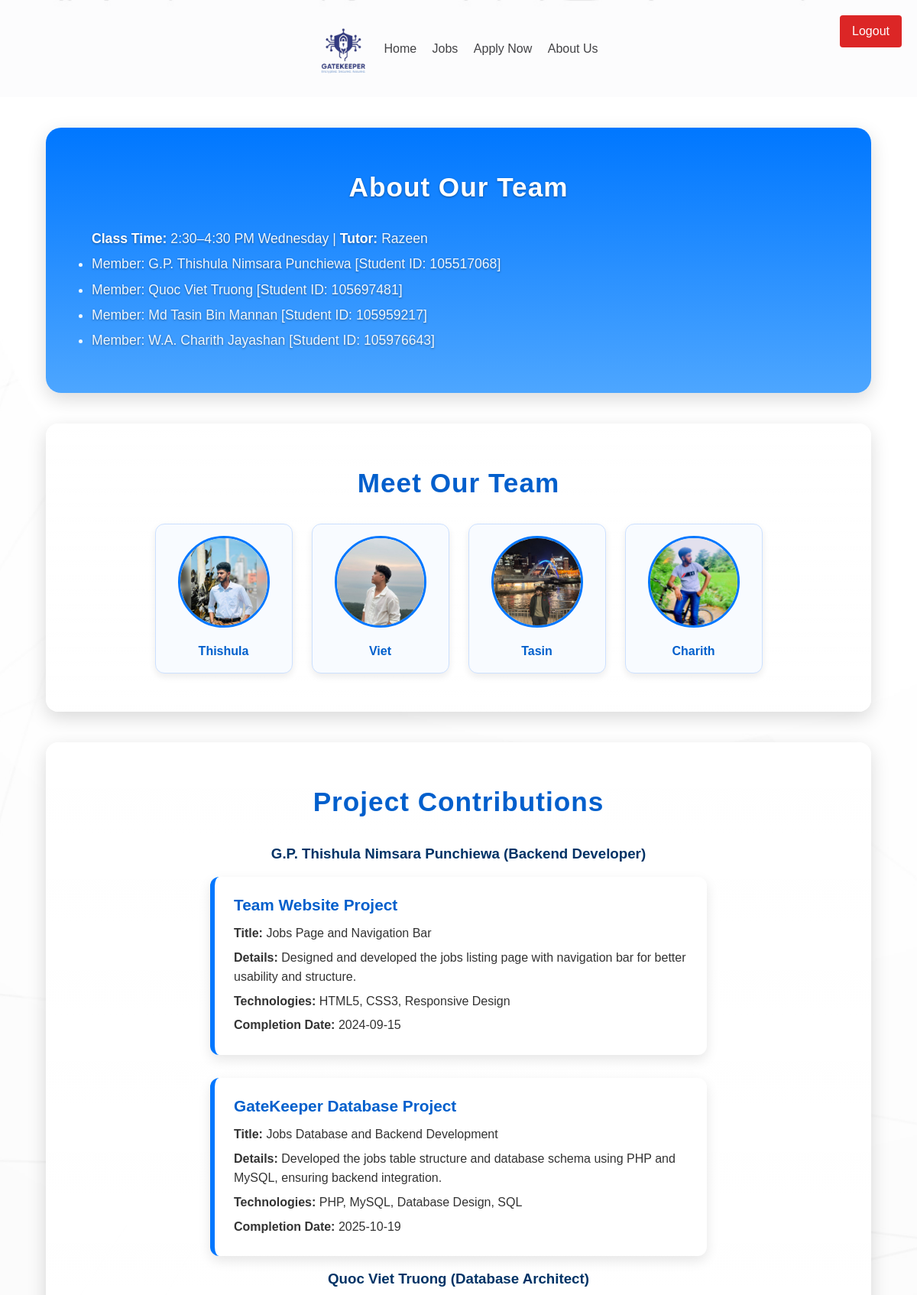
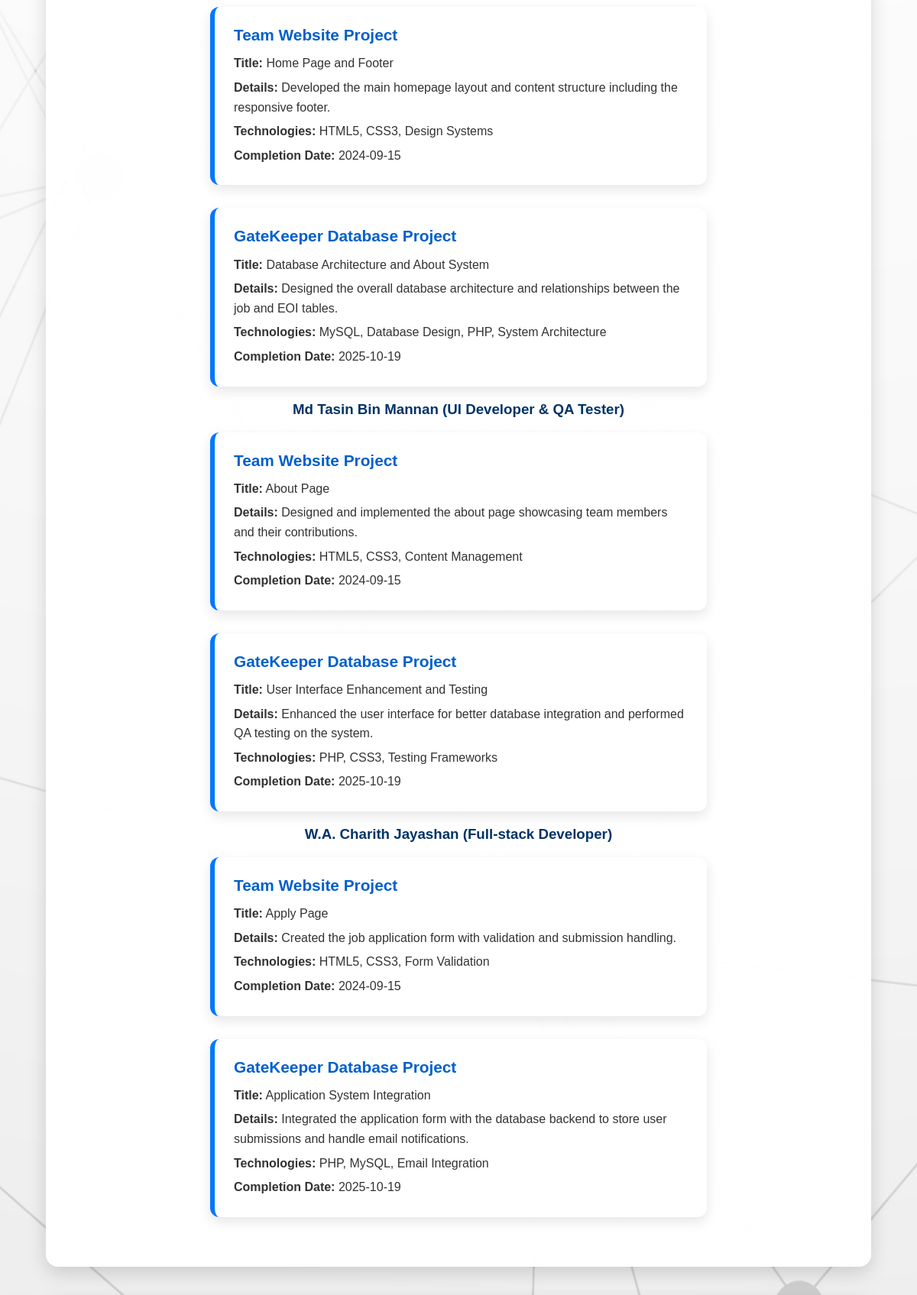
Page /about.php (upper part) on the committed database (2 pictures, top to bottom).
### tables this page shows
CREATE TABLE `about` (
  `member_id` int(11) NOT NULL,
  `full_name` varchar(100) NOT NULL,
  `short_name` varchar(50) NOT NULL,
  `student_id` varchar(20) NOT NULL,
  `image_path` varchar(255) NOT NULL,
  `class_time` varchar(100) NOT NULL,
  `tutor_name` varchar(100) NOT NULL,
  `project_number` int(11) NOT NULL,
  `project_name` varchar(100) NOT NULL,
  `contribution_title` varchar(150) NOT NULL,
  `contribution_details` text NOT NULL,
  `role` varchar(100) NOT NULL,
  `technologies_used` varchar(255) NOT NULL,
  `completion_date` date NOT NULL,
  `interests` varchar(255) DEFAULT NULL,
  `hometown` varchar(255) DEFAULT NULL,
  `favourite_sport` varchar(100) DEFAULT NULL,
  `first_language` varchar(50) DEFAULT NULL,
  `skills` varchar(255) DEFAULT NULL
);

### about.php (the view, shortened to what this page needs)
<?php
require_once 'settings.php';
$sql = "SELECT * FROM about ORDER BY student_id, project_number ASC";
$result = $conn->query($sql);
$members = [];
if ($result && $result->num_rows > 0) {
    while ($row = $result->fetch_assoc()) {
        $members[$row['student_id']]['info'] = $row;
        $members[$row['student_id']]['projects'][] = $row;
    }
} else {
    echo "<p style='text-align:center;color:red;'>No member data found.</p>";
}
?>
<!DOCTYPE html>
<html lang="en">
<head>
  <link rel="stylesheet" href="styles/about2.css">
</head>
<body>
    <a href="logout.php" class="logout-link">Logout</a>
    <?php include 'header.inc'; ?>
<main>
  <section id="blue_section" style="background-color: rgba(0, 102, 204, 0.7); color:white;">
    <h1>About Our Team</h1>
    <?php
    if (!empty($members)) {
        $any = reset($members);
        $class = $any['info']['class_time'];
        $tutor = $any['info']['tutor_name'];
        echo "<p class='white_text'><strong>Class Time:</strong> $class | <strong>Tutor:</strong> $tutor</p>";
    }
    ?>
    <ul id="about_info">
      <?php foreach ($members as $m) { ?>
        <li class="white_text">
          Member: <?= htmlspecialchars($m['info']['full_name']) ?> [Student ID: <?= htmlspecialchars($m['info']['student_id']) ?>]
        </li>
      <?php } ?>
    </ul>
  </section>
  <section id="light_blue_section">
    <h2>Meet Our Team</h2>
    <div class="team-container">
      <?php foreach ($members as $m) { ?>
        <div class="member">
          <img src="<?= htmlspecialchars($m['info']['image_path']) ?>" alt="<?= htmlspecialchars($m['info']['short_name']) ?>">
          <p><b><?= htmlspecialchars($m['info']['short_name']) ?></b></p>
        </div>
      <?php } ?>
    </div>
  </section>
  <section id="contributions_section">
    <h2>Project Contributions</h2>
    <?php foreach ($members as $m) { ?>
      <h3 style="color:#003366;"><?= htmlspecialchars($m['info']['full_name']) ?> (<?= htmlspecialchars($m['info']['role']) ?>)</h3>
      <?php foreach ($m['projects'] as $p) { ?>
        <div class="contribution-card">
          <h3><?= htmlspecialchars($p['project_name']) ?></h3>
          <p><b>Title:</b> <?= htmlspecialchars($p['contribution_title']) ?></p>
          <p><b>Details:</b> <?= htmlspecialchars($p['contribution_details']) ?></p>
          <p><b>Technologies:</b> <?= htmlspecialchars($p['technologies_used']) ?></p>
          <p><b>Completion Date:</b> <?= htmlspecialchars($p['completion_date']) ?></p>
        </div>
      <?php } ?>
    <?php } ?>
  </section>
</main>
</body>
</html>

### styles/about2.css (style rules this page uses)
* { margin: 0; padding: 0; box-sizing: border-box; }
section { width: 90%; margin: 40px auto; padding: 50px 5%; background: linear-gradient(rgba(255, 255, 255, 0.9), rgba(255, 255, 255, 0.98)); border-radius: 16px; box-shadow: 0 8px 24px rgba(0, 0, 0, 0.15); animation: fadeIn 1s ease-in-out; transition: transform 0.3s ease, box-shadow 0.3s ease; }
section h1, section h2 { text-align: center; margin-bottom: 25px; color: #005fcc; font-size: 2.2rem; letter-spacing: 1px; }
#blue_section { background: linear-gradient(to bottom, #0077ff, #4da6ff); color: white; text-shadow: 0 1px 3px rgba(0, 0, 0, 0.4); border-radius: 20px; }
#blue_section h1 { color: #fff; font-weight: bold; }
#blue_section p, #blue_section li { color: #f0f8ff; font-size: 1.1rem; list-style: disc; margin: 5px 0; }
#blue_section strong { color: #fff; }
.team-container { display: flex; justify-content: center; flex-wrap: wrap; gap: 25px; margin-top: 20px; }
.member { text-align: center; width: 180px; padding: 15px; background: #f8fbff; border: 1px solid #cce0ff; border-radius: 12px; box-shadow: 0 4px 10px rgba(0, 0, 0, 0.08); transition: transform 0.3s ease, box-shadow 0.3s ease; }
.member img { width: 120px; height: 120px; border-radius: 50%; object-fit: cover; margin-bottom: 10px; border: 3px solid #0077ff; }
.member p { font-weight: bold; color: #005fcc; font-size: 1rem; }
#contributions_section { display: flex; flex-direction: column; align-items: center; }
.contribution-card { background: #ffffff; border-left: 6px solid #0077ff; border-radius: 12px; padding: 20px 25px; width: 100%; max-width: 650px; margin: 15px auto; text-align: left; box-shadow: 0 6px 16px rgba(0, 0, 0, 0.1); transition: transform 0.3s ease, box-shadow 0.3s ease; }
.contribution-card h3 { color: #005fcc; font-size: 1.3rem; margin-bottom: 8px; }
.contribution-card p { font-size: 1rem; color: #333; line-height: 1.6; margin-bottom: 6px; }

### about.php (style rules this page uses)
body { font-family: Arial, sans-serif; line-height: 1.6; margin: 0; padding: 0; color: #333; background-image: url(images/bgimage3.jpg); background-size: cover; background-position: center; background-repeat: no-repeat; background-attachment: fixed; }
.logout-link { position: absolute; top: 20px; right: 20px; background: #DC2626; color: white; padding: 8px 16px; text-decoration: none; border-radius: 4px; }

### rows in the picture
about: class_time "2:30–4:30 PM Wednesday", tutor_name "Razeen", full_name "G.P. Thishula Nimsara Punchiewa", student "105517068", image_path (picture), short_name "Thishula", role "Backend Developer", project_name "GateKeeper Database Project", contribution_title "Jobs Database and Backend Development", contribution_details "Developed the jobs table structure and database schema using PHP and MySQL, ensuring backend integration.", technologies_used "PHP, MySQL, Database Design, SQL", completion_date "2025-10-19"
about: full_name "Quoc Viet Truong", student "105697481", image_path (picture), short_name "Viet", role "Database Architect", project_name "GateKeeper Database Project", contribution_title "Database Architecture and About System", contribution_details "Designed the overall database architecture and relationships between the job and EOI tables.", technologies_used "MySQL, Database Design, PHP, System Architecture", completion_date "2025-10-19"
about: full_name "Md Tasin Bin Mannan", student "105959217", image_path (picture), short_name "Tasin", role "UI Developer & QA Tester", project_name "GateKeeper Database Project", contribution_title "User Interface Enhancement and Testing", contribution_details "Enhanced the user interface for better database integration and performed QA testing on the system.", technologies_used "PHP, CSS3, Testing Frameworks", completion_date "2025-10-19"
about: full_name "W.A. Charith Jayashan", student "105976643", image_path (picture), short_name "Charith", role "Full-stack Developer", project_name "GateKeeper Database Project", contribution_title "Application System Integration", contribution_details "Integrated the application form with the database backend to store user submissions and handle email notifications.", technologies_used "PHP, MySQL, Email Integration", completion_date "2025-10-19"
about: project_name "Team Website Project", contribution_title "Jobs Page and Navigation Bar", contribution_details "Designed and developed the jobs listing page with navigation bar for better usability and structure.", technologies_used "HTML5, CSS3, Responsive Design", completion_date "2024-09-15"
about: project_name "Team Website Project", contribution_title "Home Page and Footer", contribution_details "Developed the main homepage layout and content structure including the responsive footer.", technologies_used "HTML5, CSS3, Design Systems", completion_date "2024-09-15"
about: project_name "Team Website Project", contribution_title "About Page", contribution_details "Designed and implemented the about page showcasing team members and their contributions.", technologies_used "HTML5, CSS3, Content Management", completion_date "2024-09-15"
about: project_name "Team Website Project", contribution_title "Apply Page", contribution_details "Created the job application form with validation and submission handling.", technologies_used "HTML5, CSS3, Form Validation", completion_date "2024-09-15"
